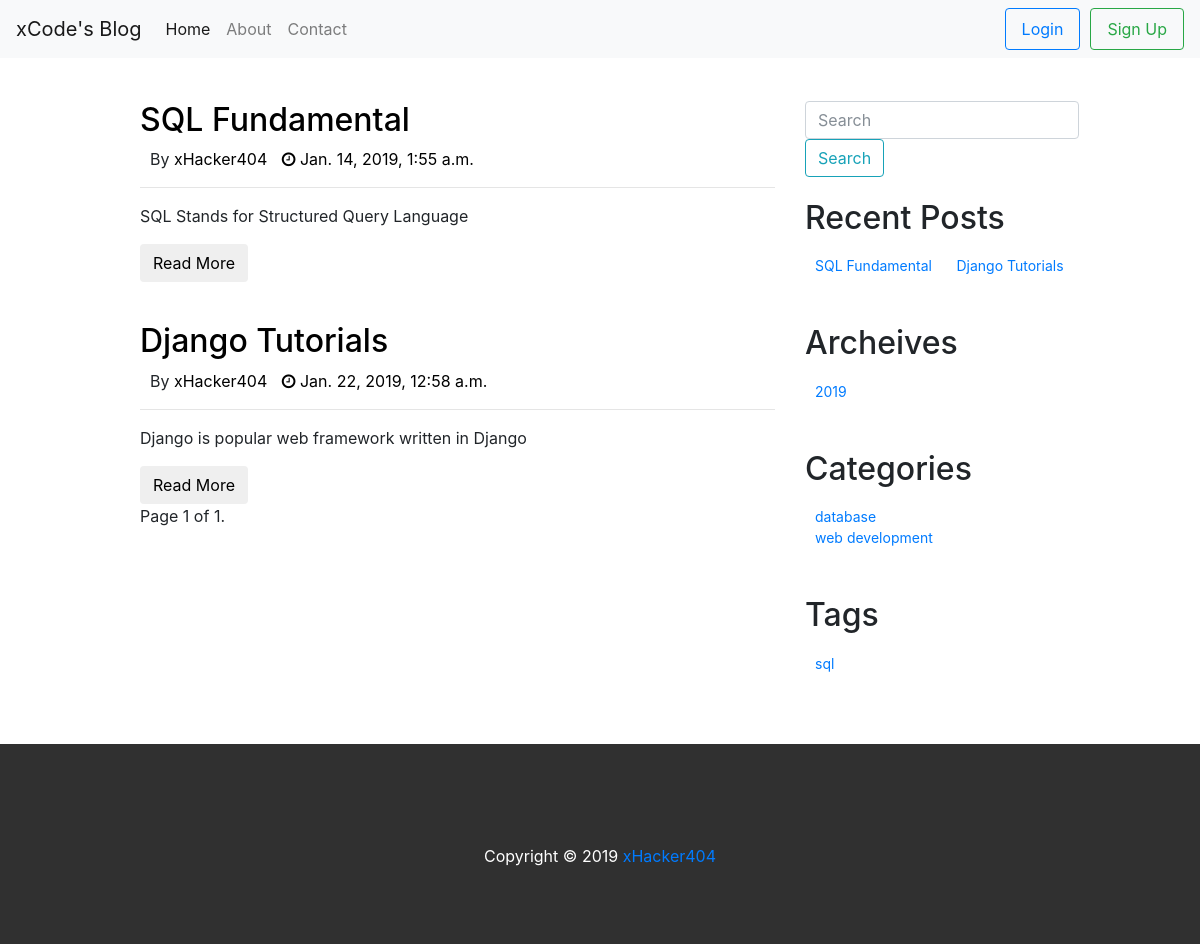
The page / on the database its author committed.
### blog/models.py (models this page shows, shortened)
class Post(models.Model):
    title = models.CharField(max_length=250,unique=True)
    content = models.CharField(max_length=1000)
    tag = models.CharField(max_length=100,default='sql')
    category = models.CharField(max_length=150, default='uncategoried')
    featured_img = models.ImageField(upload_to='featured_images', blank=True)
    author = models.ForeignKey(User,on_delete=models.CASCADE, default=1)
    published_date = models.DateTimeField(default=datetime.now())

### blog/views.py (the view)
# urls.py: path('', views.index, name="index"),
def index(request):
    post_list = Post.objects.order_by('published_date')
    years = []
    tags = []
    categories = []
    for post in post_list :
        year = post.published_date.year
        tag = post.tag
        category = post.category
        if year not in years:
            years.append(year)
        if tag not in tags:
            tags.append(tag)
        if category not in categories:
            categories.append(category)
    paginator = Paginator(post_list, 2) # Show 2 posts per page
    page = request.GET.get('page')
    posts = paginator.get_page(page)
    my_dict = {'posts':posts, 'years':years, 'tags':tags, 'categories':categories}
    return render(request, 'blog/index.html', context=my_dict)

### templates/blog/index.html (shortened to what this page needs)
<!DOCTYPE html>
{% extends 'blog/base.html'%}
{% block post_block %}
<div class="col-md-7">
	{% if posts %}
			{% for post in posts %}
		<div class="post">
        <h2><a href="blog/posts/{{post.id}}"> {{ post.title}} </a></h2>
        <ul>
            <li>By  <a href="blog/author/{{post.author}}">{{ post.author}}</a></li>
            <li><a href="blog/{{post.published_date.year}}/{{post.published_date.month}}/{{post.published_date.day}}"> <i class="fa fa-clock-o" aria-hidden="true"></i> {{ post.published_date }}</a></li>
        </ul>
        <hr>
        <p>{{post.content}}</p>
        <button class="btn"><a href="blog/posts/{{post.id}}">Read More</a></button>
    </div>
		{% endfor %}
		<div class="pagination">
    <span class="step-links">
        <span class="current">
            Page {{ posts.number }} of {{ posts.paginator.num_pages }}.
        </span>
    </span>
  </div>
		{% else %}
		<p>Sorry!! No post has been found!!!</p>
		{% endif %}
</div>
{% endblock %}

### templates/blog/base.html (shortened to what this page needs)
<!DOCTYPE html>
{% load staticfiles %}
<html lang="us">
<head>
    <link href="{% static "css/bootstrap.min.css" %}"rel="stylesheet" type="text/css">
    <link href="{% static "css/jquery-ui.css" %}" rel="stylesheet">
    <link rel="stylesheet" href="https://cdnjs.cloudflare.com/ajax/libs/font-awesome/4.7.0/css/font-awesome.min.css">
    <link href="{% static "css/style.css" %}" rel="stylesheet" type="text/css">
</head>
<body>
		<div class="row">
        <div class="col-md-12">
            <nav class="navbar navbar-expand-lg navbar-light bg-light fixed-top">
              <a class="navbar-brand" href="{% url 'index'%}">xCode's Blog</a>
              <div class="collapse navbar-collapse" id="navbarSupportedContent">
                <ul class="navbar-nav mr-auto">
                  <li class="nav-item active">
                    <a class="nav-link" href="{% url 'index'%}">Home <span class="sr-only">(current)</span></a>
                  </li>
                  <li class="nav-item">
                    <a class="nav-link" href="#">About</a>
                  </li>
                  <li class="nav-item">
                    <a class="nav-link " href="#">Contact</a>
                  </li>
                </ul>
                <form class="form-inline my-2 my-lg-0">
									{% if user.is_authenticated %}
									<a class="nav-link btn btn-outline-primary" href="{% url 'blog:logout' %}" >Logout</a>
                  <h2 style="font-size:24px; padding-left:10px"> Hello {{user.username}} </h2>
									{% else %}
									<a class="nav-link btn btn-outline-primary" href="{% url 'blog:user_login' %}" >Login</a>
                  <a class="nav-link btn btn-outline-success" href="{% url 'blog:sign-up'%}" style="margin-left: 10px">Sign Up</a>
									{% endif %}
								</form>
              </div>
         </nav>
        </div>
    </div>
    <div class="container">
        <div class="row" style="margin-top:100px ">
            <div class="col-md-1" id="left-sidebar"></div>
            {% block post_block %}
            {% endblock %}
            <div class="col-md-4" id="right-sidebar">
								<form class="form-inline" method="GET" action="{% url 'blog:search_view'%}">
                    <input class="form-control mr-sm-2" type="text" name="search_box" placeholder="Search">
                    <button class="btn btn-outline-info my-2 my-sm-0" type="submit">Search</button>
               </form>
                 <div class="widget">
                    <h2>Recent Posts</h2>
										{% if posts %}
											{% for post in posts %}
										<ul>
                        <li> <a href="blog/posts/{{post.id}}">{{post.title}}</a> </li>
                    </ul>
											{% endfor %}
										{% else %}
										<p>No Recent Post!</p>
										{% endif %}
                </div>
                <div class="widget">
                    <h2>Archeives</h2>
                    <ul>
											  {% for year in years %}
												<li> <a href="blog/{{ year}}" />{{ year }}</a> </li>
                        {% endfor %}
                    </ul>
                </div>
                <div class="widget">
                    <h2>Categories</h2>
                    <ul>
											{% for category in categories %}
											<li> <a href="blog/category/{{ category }}" />{{ category }}</a> </li>
											{% endfor %}
                    </ul>
                </div>
                <div class="widget">
                    <h2>Tags</h2>
                    <ul>
											{% for tag in tags %}
											<li> <a href="blog/tag/{{ tag }}" />{{ tag }}</a> </li>
											{% endfor %}
                    </ul>
                </div>
            </div>
        </div>
    </div>
    <div class="row">
            <div class="col-md-12">
                <footer>
                    Copyright &copy; 2019 <a href="http://xHacker404.com">xHacker404</a>
                </footer>
            </div>
    </div>
</body>
</html>

### static/css/style.css (style rules this page uses)
.widget { margin-top:22px; }
.widget ul { padding: 10px; display:inline-block; }
.widget ul li { list-style-type:none; display: block; color:blue; font-size:14px; margin-left:0; }
.post:first-child { margin-top:0px; }
.post { margin-top:40px; }
.post a { text-decoration: none; color: black; }
.post ul { padding: 0; }
.post ul li { list-style: none; display: inline; margin-left:10px; }
footer { background:#303030; color:white; text-align: center; padding:100px; height:200px; margin-top:44px; }

### rows shown on the page
Post: title "SQL Fundamental", author "xHacker404", published_date "Jan. 14, 2019, 1:55 a.m.", content "SQL Stands for Structured Query Language", categories "database", tags "sql"
Post: title "Django Tutorials", author "xHacker404", published_date "Jan. 22, 2019, 12:58 a.m.", content "Django is popular web framework written in Django", categories "web development"

### other values the page prints
{{ posts.number }} "1"
{{ posts.paginator.num_pages }} "1"
{{ year }} "2019"
